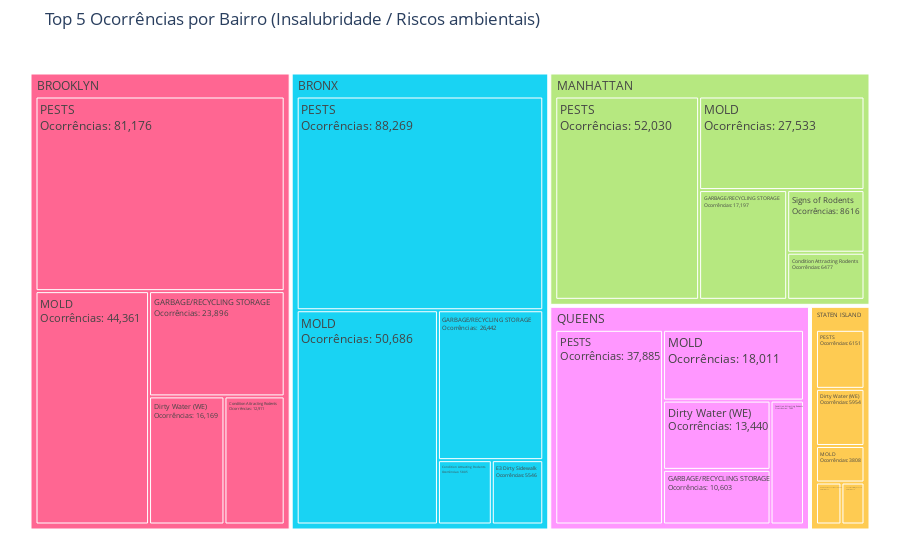

Notebook code cell kept with this figure:
### Markdown cell above
#### Ocorrências de insalubridade ou riscos ambientais

### Code cell
occurrences_by_borough = ocu_borough_insalubre.groupby(['borough', 'descriptor']).size().reset_index(name='count')

# Selecionar os 5 casos mais frequentes por bairro
top_occurrences = occurrences_by_borough.groupby('borough').apply(lambda x: x.nlargest(5, 'count')).reset_index(drop=True)

# Criar Tree Map
fig = px.treemap(
    top_occurrences, 
    path=['borough', 'descriptor'],  # Agrupamento por Bairro e Tipo de Ocorrência
    values='count', 
    color='borough',  # Diferenciar bairros por cor
    title="Top 5 Ocorrências por Bairro (Insalubridade / Riscos ambientais)",
    color_discrete_map={'Brooklyn': 'blue', 'Manhattan': 'red', 'Queens': 'green', 'Bronx': 'purple', 'Staten Island': 'orange'}
)

# Adicionar valores dentro dos blocos
fig.update_traces(texttemplate='%{label}<br>Ocorrências: %{value}', textfont_size=12)

# Ajustar layout para melhor visualização
fig.update_layout(margin=dict(t=50, l=25, r=25, b=25))

# Exibir gráfico interativo
fig.show()

### Figure 1 — Plotly figure (JSON) as saved in the notebook; plotly's stock layout.template omitted (floating-point values rounded to 4 significant figures)
{"data": [{"branchvalues": "total", "customdata": [["BRONX"], ["BRONX"], ["BRONX"], ["BRONX"], ["BRONX"], ["BRONX"], ["BROOKLYN"], ["BROOKLYN"], ["BROOKLYN"], ["BROOKLYN"], ["BROOKLYN"], ["BROOKLYN"], ["MANHATTAN"], ["MANHATTAN"], ["MANHATTAN"], ["MANHATTAN"], ["MANHATTAN"], ["MANHATTAN"], ["QUEENS"], ["QUEENS"], ["QUEENS"], ["QUEENS"], ["QUEENS"], ["QUEENS"], ["STATEN ISLAND"], ["STATEN ISLAND"], ["STATEN ISLAND"], ["STATEN ISLAND"], ["STATEN ISLAND"], ["STATEN ISLAND"]], "domain": {"x": [0, 1], "y": [0, 1]}, "hovertemplate": "labels=%{label}<br>count=%{value}<br>parent=%{parent}<br>id=%{id}<br>borough=%{customdata[0]}<extra></extra>", "ids": ["BRONX/PESTS", "BRONX/MOLD", "BRONX/GARBAGE/RECYCLING STORAGE", "BRONX/Condition Attracting Rodents", "BRONX/E3 Dirty Sidewalk", "BRONX", "BROOKLYN/PESTS", "BROOKLYN/MOLD", "BROOKLYN/GARBAGE/RECYCLING STORAGE", "BROOKLYN/Dirty Water (WE)", "BROOKLYN/Condition Attracting Rodents", "BROOKLYN", "MANHATTAN", "MANHATTAN/Condition Attracting Rodents", "MANHATTAN/GARBAGE/RECYCLING STORAGE", "MANHATTAN/MOLD", "MANHATTAN/PESTS", "MANHATTAN/Signs of Rodents", "QUEENS", "QUEENS/PESTS", "QUEENS/MOLD", "QUEENS/Dirty Water (WE)", "QUEENS/GARBAGE/RECYCLING STORAGE", "QUEENS/Condition Attracting Rodents", "STATEN ISLAND/PESTS", "STATEN ISLAND/Dirty Water (WE)", "STATEN ISLAND/MOLD", "STATEN ISLAND/GARBAGE/RECYCLING STORAGE", "STATEN ISLAND/Condition Attracting Rodents", "STATEN ISLAND"], "labels": ["PESTS", "MOLD", "GARBAGE/RECYCLING STORAGE", "Condition Attracting Rodents", "E3 Dirty Sidewalk", "BRONX", "PESTS", "MOLD", "GARBAGE/RECYCLING STORAGE", "Dirty Water (WE)", "Condition Attracting Rodents", "BROOKLYN", "MANHATTAN", "Condition Attracting Rodents", "GARBAGE/RECYCLING STORAGE", "MOLD", "PESTS", "Signs of Rodents", "QUEENS", "PESTS", "MOLD", "Dirty Water (WE)", "GARBAGE/RECYCLING STORAGE", "Condition Attracting Rodents", "PESTS", "Dirty Water (WE)", "MOLD", "GARBAGE/RECYCLING STORAGE", "Condition Attracting Rodents", "STATEN ISLAND"], "marker": {"colors": ["#19d3f3", "#19d3f3", "#19d3f3", "#19d3f3", "#19d3f3", "#19d3f3", "#FF6692", "#FF6692", "#FF6692", "#FF6692", "#FF6692", "#FF6692", "#B6E880", "#B6E880", "#B6E880", "#B6E880", "#B6E880", "#B6E880", "#FF97FF", "#FF97FF", "#FF97FF", "#FF97FF", "#FF97FF", "#FF97FF", "#FECB52", "#FECB52", "#FECB52", "#FECB52", "#FECB52", "#FECB52"]}, "name": "", "parents": ["BRONX", "BRONX", "BRONX", "BRONX", "BRONX", "", "BROOKLYN", "BROOKLYN", "BROOKLYN", "BROOKLYN", "BROOKLYN", "", "", "MANHATTAN", "MANHATTAN", "MANHATTAN", "MANHATTAN", "MANHATTAN", "", "QUEENS", "QUEENS", "QUEENS", "QUEENS", "QUEENS", "STATEN ISLAND", "STATEN ISLAND", "STATEN ISLAND", "STATEN ISLAND", "STATEN ISLAND", ""], "textfont": {"size": 12}, "texttemplate": "%{label}<br>Ocorrências: %{value}", "type": "treemap", "values": [88270.0, 50690.0, 26440.0, 5805.0, 5546.0, 176700.0, 81180.0, 44360.0, 23900.0, 16170.0, 12910.0, 178500.0, 111900.0, 6477.0, 17200.0, 27530.0, 52030.0, 8616.0, 87420.0, 37880.0, 18010.0, 13440.0, 10600.0, 7483.0, 6151.0, 5954.0, 3808.0, 2295.0, 2078.0, 20290.0]}], "layout": {"legend": {"tracegroupgap": 0}, "margin": {"b": 25, "l": 25, "r": 25, "t": 50}, "title": {"text": "Top 5 Ocorrências por Bairro (Insalubridade / Riscos ambientais)"}}}
